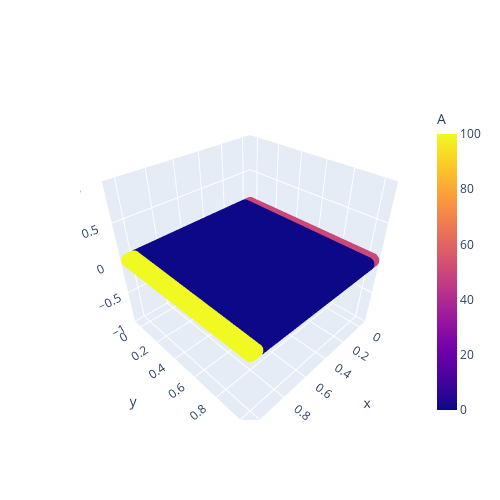

Notebook code cell kept with this figure:
### Code cell
result.plot_species("A", -1, deterministic=True)

### Figure 1 — Plotly figure (JSON) as saved in the notebook; plotly's stock layout.template omitted (floating-point values rounded to 4 significant figures; data arrays with more than 128 entries replaced by an {"elided": "..."} marker saying what was removed)
{"data": [{"marker": {"color": {"elided": "3136 int values"}, "colorbar": {"thickness": 20, "title": {"text": "A"}}, "size": 5}, "mode": "markers", "name": "A", "type": "scatter3d", "x": {"elided": "3136 float values"}, "y": {"elided": "3136 float values"}, "z": {"elided": "3136 int values"}}], "layout": {"height": 500, "scene": {"aspectmode": "data"}, "width": 500}}
